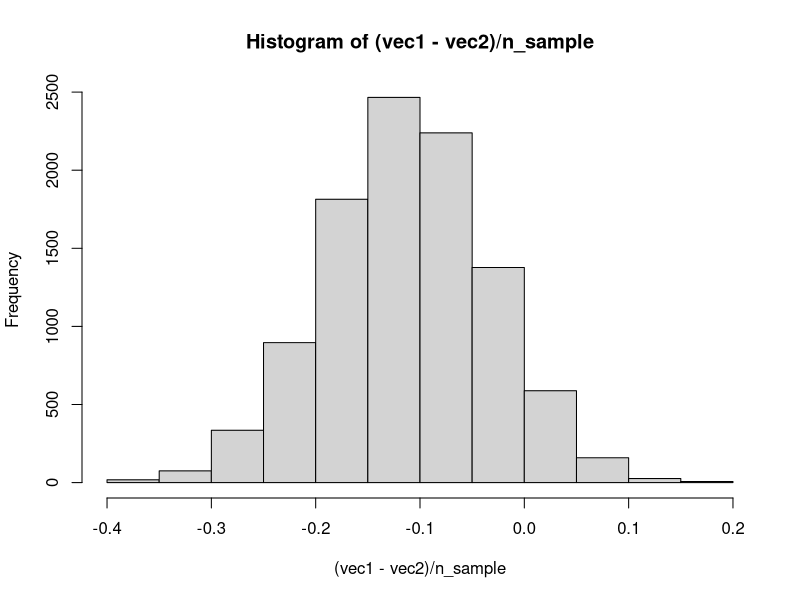

Recreate this plot in R.
## ---- chunk 1
n_iter <- 10000
n_sample <- 40
probs <- c(0.80, 0.90)

vec1 <- rbinom(n_iter, n_sample, probs[1])
vec2 <- rbinom(n_iter, n_sample, probs[2])

hist((vec1 - vec2)/n_sample)
